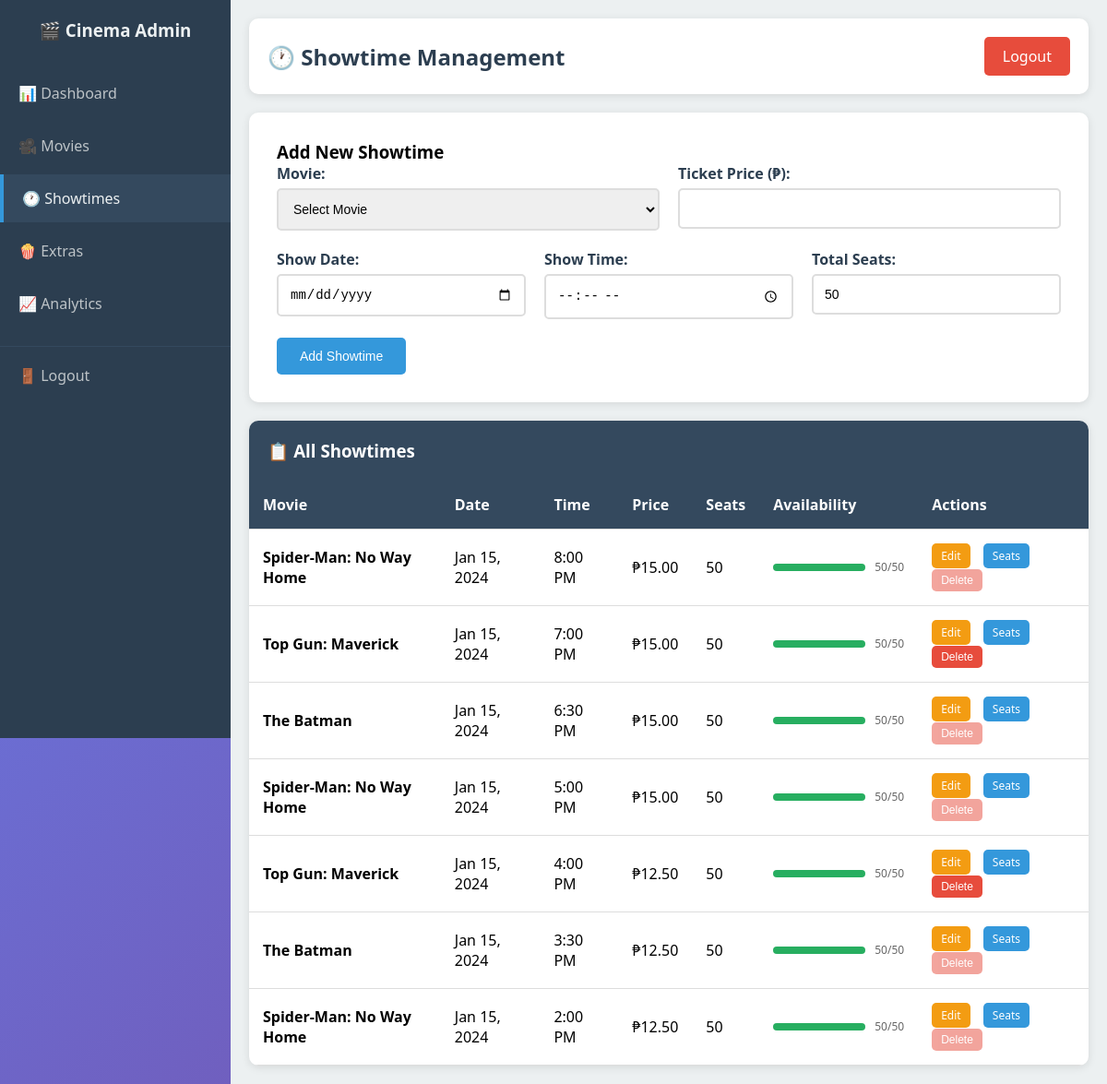
The app's page /admin/showtimes.php (signed in) with its own data.
### tables this page shows
CREATE TABLE showtimes (
    id INT PRIMARY KEY AUTO_INCREMENT,
    movie_id INT,
    show_date DATE NOT NULL,
    show_time TIME NOT NULL,
    total_seats INT DEFAULT 50,
    available_seats INT DEFAULT 50,
    price DECIMAL(10,2) NOT NULL,
    FOREIGN KEY (movie_id) REFERENCES movies(id) ON DELETE CASCADE
);

CREATE TABLE movies (
    id INT PRIMARY KEY AUTO_INCREMENT,
    title VARCHAR(255) NOT NULL,
    description TEXT,
    trailer_url VARCHAR(500),
    poster_image VARCHAR(255),
    duration INT,  
    rating VARCHAR(10),
    status ENUM('active', 'inactive') DEFAULT 'active',
    created_at TIMESTAMP DEFAULT CURRENT_TIMESTAMP
);

### admin/showtimes.php (the view, shortened to what this page needs)
<?php
$pdo = getDBConnection();
$editShowtime = null;
try {
    $stmt = $pdo->query("
        SELECT s.*, m.title as movie_title
        FROM showtimes s
        JOIN movies m ON s.movie_id = m.id
        ORDER BY s.show_date DESC, s.show_time DESC
    ");
    $showtimes = $stmt->fetchAll();
} catch (PDOException $e) {
    $error = 'Error loading showtimes';
    $showtimes = [];
}
?>
<!DOCTYPE html>
<html lang="en">
<head>
    <link rel="stylesheet" href="../assets/css/admin.css">
</head>
<body>
    <div class="admin-container">
        <?php include 'includes/sidebar.php'; ?>
        <div class="main-content">
            <div class="header">
                <h1>🕐 Showtime Management</h1>
                <a href="?logout=1" class="logout-btn">Logout</a>
            </div>
            <div class="form-container">
                <h3><?php echo $editShowtime ? 'Edit Showtime' : 'Add New Showtime'; ?></h3>
                <form method="POST" action="">
                    <div style="display: grid; grid-template-columns: 1fr 1fr; gap: 20px;">
                        <div class="form-group">
                            <label for="movie_id">Movie:</label>
                            <select id="movie_id" name="movie_id" required>
                                <option value="">Select Movie</option>
                            </select>
                        </div>
                        <div class="form-group">
                            <label for="price">Ticket Price (₱):</label>
                            <input type="number" id="price" name="price" step="0.01" min="0" required
                                   value="<?php echo htmlspecialchars($editShowtime['price'] ?? ''); ?>">
                        </div>
                    </div>
                    <div style="display: grid; grid-template-columns: 1fr 1fr <?php echo $editShowtime ? '' : '1fr'; ?>; gap: 20px;">
                        <div class="form-group">
                            <label for="show_date">Show Date:</label>
                            <input type="date" id="show_date" name="show_date" required
                                   value="<?php echo htmlspecialchars($editShowtime['show_date'] ?? ''); ?>"
                                   min="<?php echo date('Y-m-d'); ?>">
                        </div>
                        <div class="form-group">
                            <label for="show_time">Show Time:</label>
                            <input type="time" id="show_time" name="show_time" required
                                   value="<?php echo htmlspecialchars($editShowtime['show_time'] ?? ''); ?>">
                        </div>
                        <?php if (!$editShowtime): ?>
                            <div class="form-group">
                                <label for="total_seats">Total Seats:</label>
                                <input type="number" id="total_seats" name="total_seats" min="10" max="100" value="50" required>
                            </div>
                        <?php endif; ?>
                    </div>
                    <button type="submit" class="btn btn-primary">
                        <?php echo $editShowtime ? 'Update Showtime' : 'Add Showtime'; ?>
                    </button>
                </form>
            </div>
            <div class="table-container">
                <h3 style="padding: 20px; margin: 0; background: #34495e; color: white;">📋 All Showtimes</h3>
                <table>
                    <thead>
                        <tr>
                            <th>Movie</th>
                            <th>Date</th>
                            <th>Time</th>
                            <th>Price</th>
                            <th>Seats</th>
                            <th>Availability</th>
                            <th>Actions</th>
                        </tr>
                    </thead>
                    <tbody>
                        <?php foreach ($showtimes as $showtime): ?>
                            <tr>
                                <td><strong><?php echo htmlspecialchars($showtime['movie_title']); ?></strong></td>
                                <td><?php echo date('M j, Y', strtotime($showtime['show_date'])); ?></td>
                                <td><?php echo date('g:i A', strtotime($showtime['show_time'])); ?></td>
                                <td>₱<?php echo number_format($showtime['price'], 2); ?></td>
                                <td><?php echo $showtime['total_seats']; ?></td>
                                <td>
                                    <div style="display: flex; align-items: center; gap: 10px;">
                                        <div style="width: 100px; height: 8px; background: #ddd; border-radius: 4px; overflow: hidden;">
                                            <?php
                                            $percentage = ($showtime['available_seats'] / $showtime['total_seats']) * 100;
                                            $color = $percentage > 50 ? '#27ae60' : ($percentage > 20 ? '#f39c12' : '#e74c3c');
                                            ?>
                                            <div style="width: <?php echo $percentage; ?>%; height: 100%; background: <?php echo $color; ?>;"></div>
                                        </div>
                                        <span style="font-size: 12px; color: #666;">
                                            <?php echo $showtime['available_seats']; ?>/<?php echo $showtime['total_seats']; ?>
                                        </span>
                                    </div>
                                </td>
                                <td>
                                    <a href="?edit=<?php echo $showtime['id']; ?>" class="btn btn-warning" style="padding: 5px 10px; font-size: 12px;">Edit</a>
                                    <a href="seats.php?showtime=<?php echo $showtime['id']; ?>" class="btn btn-primary" style="padding: 5px 10px; font-size: 12px;">Seats</a>
                                    <?php
                                    $checkStmt = $pdo->prepare("SELECT COUNT(*) FROM sales WHERE showtime_id = ?");
                                    $checkStmt->execute([$showtime['id']]);
                                    $hasSales = $checkStmt->fetchColumn() > 0;
                                    ?>
                                    <?php if ($hasSales): ?>
                                        <button class="btn btn-danger" style="padding: 5px 10px; font-size: 12px; opacity: 0.5; cursor: not-allowed;"
                                                disabled title="Cannot delete: Has ticket sales">
                                            Delete
                                        </button>
                                    <?php else: ?>
                                        <form method="POST" style="display: inline;"
                                              onsubmit="return confirm('Are you sure you want to delete this showtime? This will also delete all associated seats.');">
                                            <button type="submit" class="btn btn-danger" style="padding: 5px 10px; font-size: 12px;">Delete</button>
                                        </form>
                                    <?php endif; ?>
                                </td>
                            </tr>
                        <?php endforeach; ?>
                    </tbody>
                </table>
            </div>
        </div>
    </div>
</body>
</html>

### assets/css/admin.css (style rules this page uses)
* { margin: 0; padding: 0; box-sizing: border-box; }
body { font-family: 'Segoe UI', Tahoma, Geneva, Verdana, sans-serif; background: linear-gradient(135deg, #667eea 0%, #764ba2 100%); min-height: 100vh; }
.admin-container { display: flex; min-height: 100vh; }
.main-content { margin-left: 250px; padding: 20px; width: calc(100% - 250px); background: #ecf0f1; min-height: 100vh; }
.header { background: white; padding: 20px; border-radius: 10px; margin-bottom: 20px; box-shadow: 0 2px 10px rgba(0,0,0,0.1); display: flex; justify-content: space-between; align-items: center; }
.header h1 { color: #2c3e50; font-size: 24px; }
.logout-btn { background: #e74c3c; color: white; padding: 10px 20px; border: none; border-radius: 5px; cursor: pointer; text-decoration: none; transition: background 0.3s; }
.form-container { background: white; padding: 30px; border-radius: 10px; box-shadow: 0 2px 10px rgba(0,0,0,0.1); margin-bottom: 20px; }
.form-group { margin-bottom: 20px; }
.form-group label { display: block; margin-bottom: 5px; font-weight: 600; color: #2c3e50; }
.form-group input, .form-group textarea, .form-group select { width: 100%; padding: 12px; border: 2px solid #ddd; border-radius: 5px; font-size: 14px; transition: border-color 0.3s; }
.btn { padding: 12px 25px; border: none; border-radius: 5px; cursor: pointer; font-size: 14px; text-decoration: none; display: inline-block; transition: all 0.3s; margin-right: 10px; }
.btn-primary { background: #3498db; color: white; }
.btn-danger { background: #e74c3c; color: white; }
.btn-warning { background: #f39c12; color: white; }
.table-container { background: white; border-radius: 10px; overflow: hidden; box-shadow: 0 2px 10px rgba(0,0,0,0.1); }
table { width: 100%; border-collapse: collapse; }
table th, table td { padding: 15px; text-align: left; border-bottom: 1px solid #ddd; }
table th { background: #34495e; color: white; font-weight: 600; }

### records on screen
showtimes: movie.title "Spider-Man: No Way Home", show_date "Jan 15, 2024", show_time "8:00 PM", price "15.00", total_seats "50", available_seats "50", shows "Delete"
showtimes: movie.title "Top Gun: Maverick", show_date "Jan 15, 2024", show_time "7:00 PM", price "15.00", total_seats "50", available_seats "50"
showtimes: movie.title "The Batman", show_date "Jan 15, 2024", show_time "6:30 PM", price "15.00", total_seats "50", available_seats "50", shows "Delete"
showtimes: movie.title "Spider-Man: No Way Home", show_date "Jan 15, 2024", show_time "5:00 PM", price "15.00", total_seats "50", available_seats "50", shows "Delete"
showtimes: movie.title "Top Gun: Maverick", show_date "Jan 15, 2024", show_time "4:00 PM", price "12.50", total_seats "50", available_seats "50"
showtimes: movie.title "The Batman", show_date "Jan 15, 2024", show_time "3:30 PM", price "12.50", total_seats "50", available_seats "50", shows "Delete"
showtimes: movie.title "Spider-Man: No Way Home", show_date "Jan 15, 2024", show_time "2:00 PM", price "12.50", total_seats "50", available_seats "50", shows "Delete"
